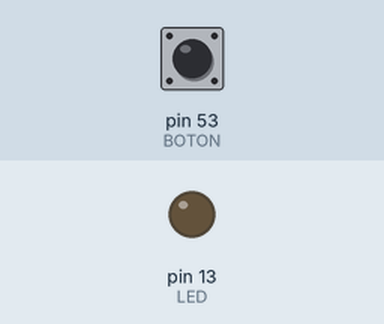
Simulated run of this sketch. Board: Arduino Mega 2560, built with avr-gcc and run on an emulated ATmega2560. On the bench: output pins drawn as LEDs (lit = HIGH). The inputs (shaded band) are chosen by the test bench; at power-on: pin 53 (BOTON) LOW.

Above: at 1.2 s.
1.3 s: pin 53 (BOTON) pulled HIGH for 0.15 s
At 1.37 s:
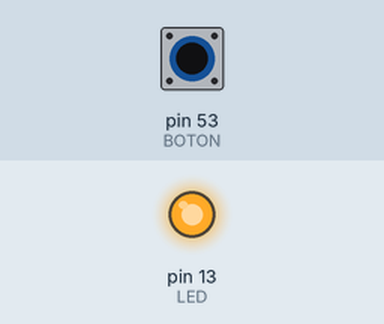
2.9 s: pin 53 (BOTON) pulled HIGH for 3.2 s
At 7.4 s:
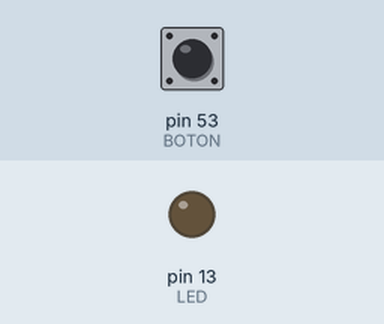
Timing chart, 0 to 8.9 s (numbered marks = the images above; inputs shaded):
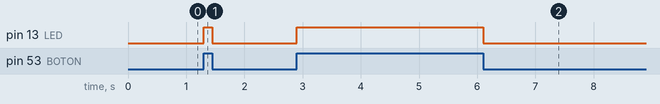

The sketch:

pruebas.ino
```cpp
int BOTON = 53;
int LED = 13;

void setup() {
  // put your setup code here, to run once:
pinMode(13,OUTPUT);
pinMode(53,INPUT);


}

void loop() {
  int a = digitalRead(BOTON);
  if(a == HIGH){
    digitalWrite(LED,HIGH);

  }
  else
  {digitalWrite(LED,LOW);

  // put your main code here, to run repeatedly:

  }
}
```

Measured:
- after the input at 1.3 s, pin 13 (LED): LOW → HIGH at once, → LOW 0.15 s later
- after the input at 2.9 s, pin 13 (LED): LOW → HIGH at once, → LOW 3.2 s later
